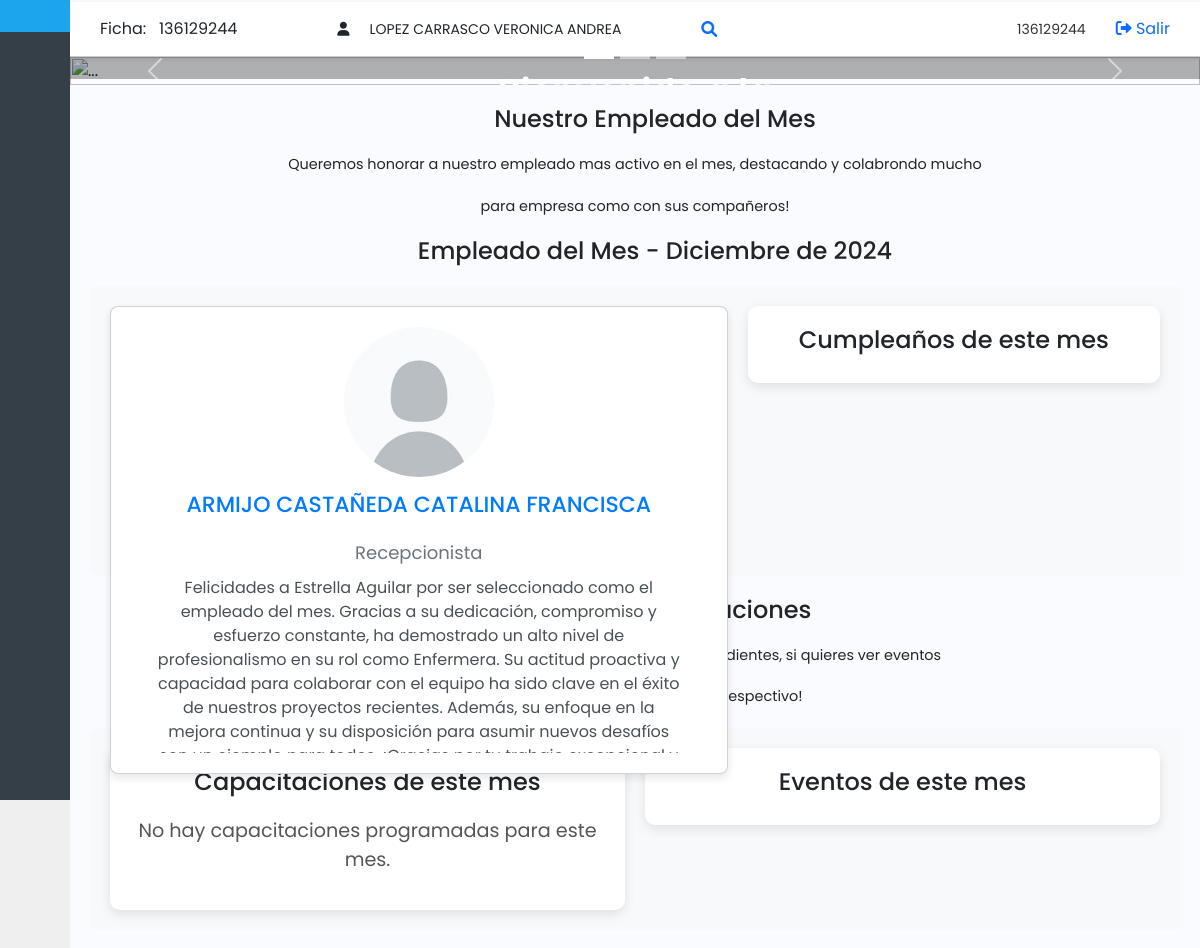
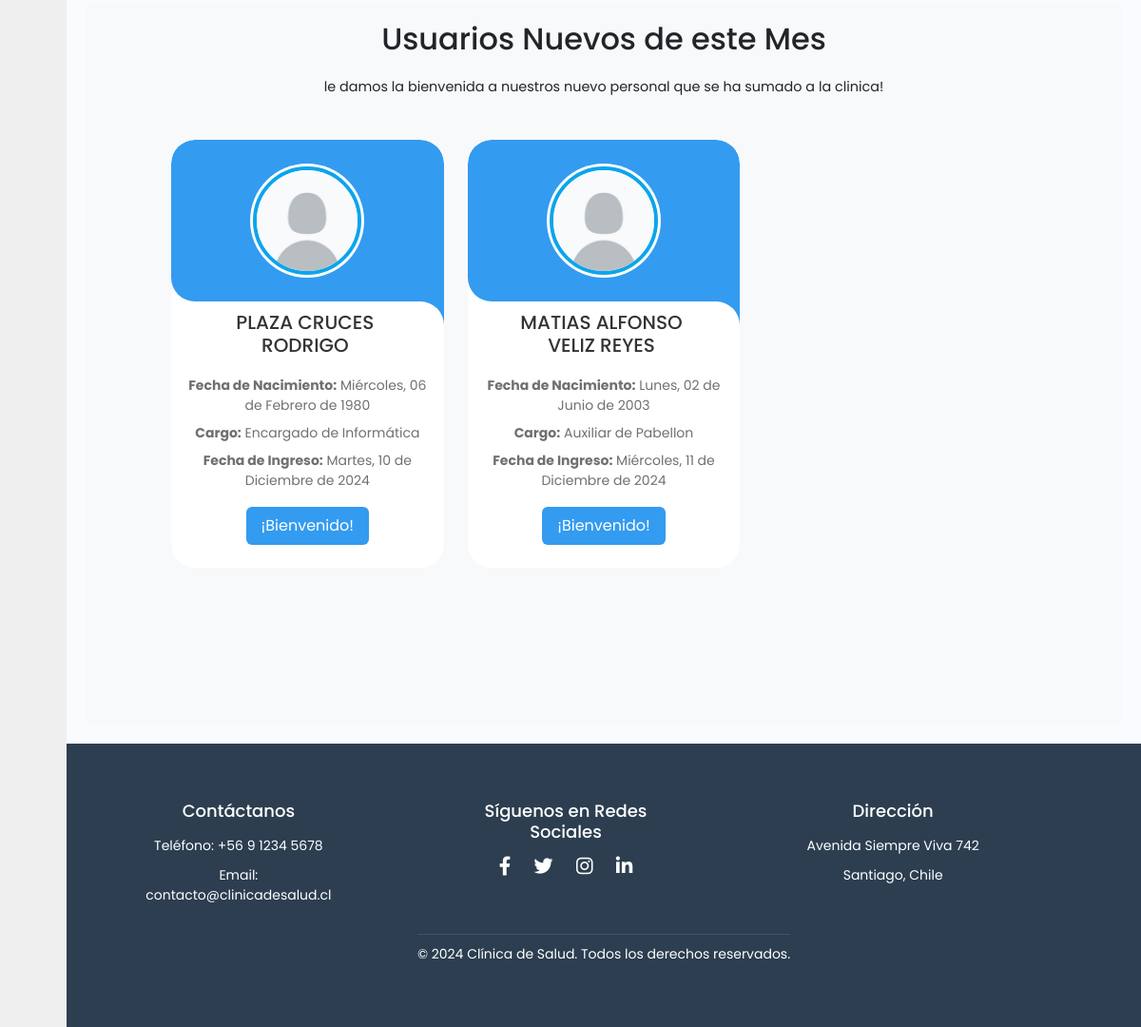
/Aplicacion/home.php?month=1995-07-29 (signed in), run on the app's committed database (2 pictures, top to bottom).
### tables this page shows
CREATE TABLE `personal` (
  `rut` varchar(13) NOT NULL,
  `nombre` varchar(255) NOT NULL,
  `correo` varchar(255) NOT NULL,
  `imagen` varchar(255) DEFAULT NULL,
  `fecha_nacimiento` date DEFAULT NULL,
  `cargo_id` int(11) NOT NULL,
  `rol_id` int(11) NOT NULL,
  `activo` tinyint(1) DEFAULT 1,
  `admin` tinyint(1) DEFAULT 0
);

CREATE TABLE `empleado_mes` (
  `id` int(11) NOT NULL,
  `rut` varchar(13) DEFAULT NULL,
  `descripcion` text DEFAULT NULL,
  `mes_year` date DEFAULT NULL
);

CREATE TABLE `cargos` (
  `id` int(11) NOT NULL,
  `NOMBRE_CARGO` varchar(255) NOT NULL
);

CREATE TABLE `usuarios` (
  `rut` varchar(13) NOT NULL,
  `nombre_usuario` varchar(50) NOT NULL,
  `contraseña` varchar(255) NOT NULL,
  `fecha_creacion` timestamp NOT NULL DEFAULT current_timestamp(),
  `activo` tinyint(1) DEFAULT 1,
  `clave_cambiada` tinyint(1) DEFAULT 0
);

### Aplicacion/home.php (the view, shortened to what the rows shown need)
<?php
include("conexion.php");
$usuario = $_SESSION['usuario'];
$sql = "SELECT rut, nombre, correo, imagen, fecha_nacimiento, cargo_id, rol_id
        FROM personal
        WHERE rut = (SELECT rut FROM usuarios WHERE nombre_usuario = '$usuario')";
$result = $conn->query($sql);
if ($result->num_rows > 0) {
    $user_data = $result->fetch_assoc();
} else {
    $error = "No se encontraron datos para el usuario.";
}
function traducir_fecha($fecha){
    $dias = array("Sunday" => "Domingo", "Monday" => "Lunes", "Tuesday" => "Martes",
                  "Wednesday" => "Miércoles", "Thursday" => "Jueves",
                  "Friday" => "Viernes", "Saturday" => "Sábado");
    $meses = array("January" => "Enero", "February" => "Febrero", "March" => "Marzo",
                   "April" => "Abril", "May" => "Mayo", "June" => "Junio",
                   "July" => "Julio", "August" => "Agosto", "September" => "Septiembre",
                   "October" => "Octubre", "November" => "Noviembre", "December" => "Diciembre");
    $dia_nombre = $dias[date('l', strtotime($fecha))];
    $dia_numero = date('d', strtotime($fecha));
    $mes_nombre = $meses[date('F', strtotime($fecha))];
    $anio = date('Y', strtotime($fecha));
    return "$dia_nombre, $dia_numero de $mes_nombre de $anio";
}
function traducir_mes($fecha){
    $meses = array("January" => "Enero", "February" => "Febrero", "March" => "Marzo",
                   "April" => "Abril", "May" => "Mayo", "June" => "Junio",
                   "July" => "Julio", "August" => "Agosto", "September" => "Septiembre",
                   "October" => "Octubre", "November" => "Noviembre", "December" => "Diciembre");
    $mes_nombre = $meses[date('F', strtotime($fecha))];
    $anio = date('Y', strtotime($fecha));
    return "$mes_nombre de $anio";
}
$mes_actual = date('m');
$año_actual = date('Y');
$sql_nuevos = "SELECT u.rut, u.nombre_usuario, u.fecha_creacion, p.nombre, p.fecha_nacimiento, c.NOMBRE_CARGO, p.imagen
               FROM usuarios u
               INNER JOIN personal p ON u.rut = p.rut
               INNER JOIN cargos c ON p.cargo_id = c.id
               WHERE MONTH(u.fecha_creacion) = ? AND YEAR(u.fecha_creacion) = ?";
$stmt_nuevos = $conn->prepare($sql_nuevos);
$stmt_nuevos->bind_param('ii', $mes_actual, $año_actual);
$stmt_nuevos->execute();
$result_nuevos = $stmt_nuevos->get_result();
?>
<!DOCTYPE php>
<html lang="en">
<head>
    <link href="https://cdn.lineicons.com/4.0/lineicons.css" rel="stylesheet" />
    <link href="https://cdn.jsdelivr.net/npm/bootstrap@5.3.0-alpha3/dist/css/bootstrap.min.css" rel="stylesheet"
>
    <link rel="stylesheet" href="styles/style.css">
    <link rel="stylesheet" href="https://cdnjs.cloudflare.com/ajax/libs/font-awesome/6.0.0-beta3/css/all.min.css">
    <link rel="stylesheet" href="https://cdn.jsdelivr.net/npm/swiper@11/swiper-bundle.min.css">
    <link rel="stylesheet" href="styles/style_cards.css">
    <link rel="stylesheet" href="styles/style_new_cards.css">
    <link rel="stylesheet" href="styles/style_cums.css">
</head>
<body>
<div class="main-content">
<div class="wrapper">
        <div class="main" style="padding-top: 15px;">
        <div class="header-home">
            <div class="header">
                <div class="user-nom">
                    <i class="fas fa-user"></i> <span><?php echo $user_data['nombre']; ?></span>
                </div>
                </div>
        </div>
        <div class="sliderimages">
        <div id="carouselExampleCaptions" class="carousel slide" data-bs-ride="carousel">
        <div class="carousel-inner">
            <div class="carousel-item active">
            <div class="carousel-caption d-none d-md-block">
                <h1>Bienvenido a la Intranet Clinica San Agustin!</h1>
            </div>
            </div>
        </div>
        </div>
        </div>
        <div class="titulo-home">
            <h2 style="width: 100%; text-align: center; margin-top: 20px;">Nuestro Empleado del Mes</h2>
        </div>
        <div class="titulo-home">
        <h2 style="width: 100%; text-align: center; margin-top: 20px;">Empleado del Mes - <?php echo traducir_mes(date('F Y')); ?></h2>
        </div>
    <div class="empleado-mes-card">
    <div class="card-emp-mes" style="height: 250px;">
    <?php
include("conexion.php");
$carpeta_fotos = 'Images/fotos_personal/';
$imagen_default = 'Images/profile_photo/imagen_default.jpg';
$mes_actual = date('m');
$año_actual = date('Y');
$query_emp_mes = "SELECT p.nombre, p.imagen, em.descripcion, c.NOMBRE_CARGO
          FROM empleado_mes em
          JOIN personal p ON em.rut = p.rut
          JOIN cargos c ON p.cargo_id = c.id
          WHERE MONTH(em.mes_year) = '$mes_actual' AND YEAR(em.mes_year) = '$año_actual'
          LIMIT 1";
$result_emp_mes = $conn->query($query_emp_mes);
if ($result_emp_mes->num_rows == 0) {
$mes_anterior = date('m', strtotime('first day of -1 month'));
$año_anterior = date('Y', strtotime('first day of -1 month'));
$query_emp_mes_anterior = "SELECT p.nombre, p.imagen, em.descripcion, c.NOMBRE_CARGO
          FROM empleado_mes em
          JOIN personal p ON em.rut = p.rut
          JOIN cargos c ON p.cargo_id = c.id
          WHERE MONTH(em.mes_year) = '$mes_anterior' AND YEAR(em.mes_year) = '$año_anterior'
          LIMIT 1";
    $result_emp_mes = $conn->query($query_emp_mes_anterior);
    if ($result_emp_mes->num_rows == 0) {
        echo "<p>No hay empleado del mes registrado para este mes ni para el mes anterior.</p>";
    } else {
        $empleado_mes = $result_emp_mes->fetch_assoc();
        $img_emp_mes = $carpeta_fotos . $empleado_mes['imagen'];
        $img_emp_mes = file_exists($img_emp_mes) ? $img_emp_mes : $imagen_default;
        echo "
        <div class='card'>
            <h3>Empleado del Mes Anterior</h3>
            <img src='$img_emp_mes' alt='" . $empleado_mes['nombre'] . "' class='empleado-mes-imagen'>
            <h3 class='empleado-mes-nombre'>" . $empleado_mes['nombre'] . "</h3>
            <div class='card-body'>
                <p class='empleado-mes-cargo'>" . $empleado_mes['NOMBRE_CARGO'] . "</p>
                <p class='empleado-mes-descripcion'>" . $empleado_mes['descripcion'] . "</p>
            </div>
        </div>";
    }
} else {
    $empleado_mes = $result_emp_mes->fetch_assoc();
    $img_emp_mes = $carpeta_fotos . $empleado_mes['imagen'];
    $img_emp_mes = file_exists($img_emp_mes) ? $img_emp_mes : $imagen_default;
    echo "
    <div class='card'>
        <img src='$img_emp_mes' alt='" . $empleado_mes['nombre'] . "' class='empleado-mes-imagen'>
        <h3 class='empleado-mes-nombre'>" . $empleado_mes['nombre'] . "</h3>
        <div class='card-body'>
            <p class='empleado-mes-cargo'>" . $empleado_mes['NOMBRE_CARGO'] . "</p>
            <p class='empleado-mes-descripcion'>" . $empleado_mes['descripcion'] . "</p>
        </div>
    </div>";
}
?>
</div>
</div>
<div class="titulo-home">
            <h2 style="width: 100%; text-align: center; margin-top: 20px;">Eventos y Capacitaciones</h2>
        </div>
<div class="empleado-mes-card" style="display: block;">
<?php
        if ($result_nuevos->num_rows > 0) {
            ?>
            <div class="body-cards">
                <div class="slide-container swiper"  style="padding-top: 0px;">
                    <div class="slide-content cards-new-employees" >
                        <div class="cards-new-employees-wrapper swiper-wrapper" style="">
                        <?php
                        while ($nuevo_user = $result_nuevos->fetch_assoc()) {
                            $ruta_imagen_nuevo = $carpeta_fotos . $nuevo_user['imagen'];
                            $imagen_usuario_nuevo = file_exists($ruta_imagen_nuevo) ? $ruta_imagen_nuevo : $imagen_default;
                            ?>
                            <div class="cards-new-employees-card swiper-slide">
                                <div class="image-content cards-new-employees-image">
                                    <div class="cards-new-employees-image-wrapper">
                                        <img src="<?php echo $imagen_usuario_nuevo; ?>" class="profile-picture-nuevo" alt="Foto de Perfil">
                                    </div>
                                </div>
                                <div class="cards-new-employees-content">
                                    <h2 class="cards-new-employees-name" style="font-size: 20px;"><?php echo $nuevo_user['nombre']; ?></h2>
                                    <p class="cards-new-employees-description"><strong>Fecha de Nacimiento:</strong> <?php echo traducir_fecha($nuevo_user['fecha_nacimiento']); ?></p>
                                    <p class="cards-new-employees-description"><strong>Cargo:</strong> <?php echo $nuevo_user['NOMBRE_CARGO']; ?></p>
                                    <p class="cards-new-employees-description"><strong>Fecha de Ingreso:</strong> <?php echo traducir_fecha($nuevo_user['fecha_creacion']); ?></p>
                                    <button class="cards-new-employees-button">¡Bienvenido!</button>
                                </div>
                            </div>
                            <?php
                        }
                        ?>
                        </div>
                    </div>
                </div>
            </div>
            <?php
        }
        ?>
  </div>
</div>
</body>
</html>

### data on the page
personal: nombre "LOPEZ CARRASCO VERONICA ANDREA"
empleado_mes: rut.nombre "ARMIJO CASTAÑEDA CATALINA FRANCISCA", cargos.NOMBRE_CARGO "Recepcionista", descripcion "Felicidades a Estrella Aguilar por ser seleccionado como el empleado del mes. Gracias a su dedicación, compromiso y esfuerzo constante, ha demostrado un alto nivel de profesionalismo en su rol como Enfermera. Su actitud proactiva y capacidad para colaborar con el equipo ha sido clave en el éxito de nuestros proyectos recientes. Además, su enfoque en la mejora continua y su disposición para asumir nuevos desafíos…"
usuarios: personal.nombre "PLAZA CRUCES RODRIGO", personal.fecha_nacimiento "Miércoles, 06 de Febrero de 1980", cargos.NOMBRE_CARGO "Encargado de Informática", fecha_creacion "Martes, 10 de Diciembre de 2024"
usuarios: personal.nombre "MATIAS ALFONSO VELIZ REYES", personal.fecha_nacimiento "Lunes, 02 de Junio de 2003", cargos.NOMBRE_CARGO "Auxiliar de Pabellon", fecha_creacion "Miércoles, 11 de Diciembre de 2024"

### other printed values
$usuario "136129244"
